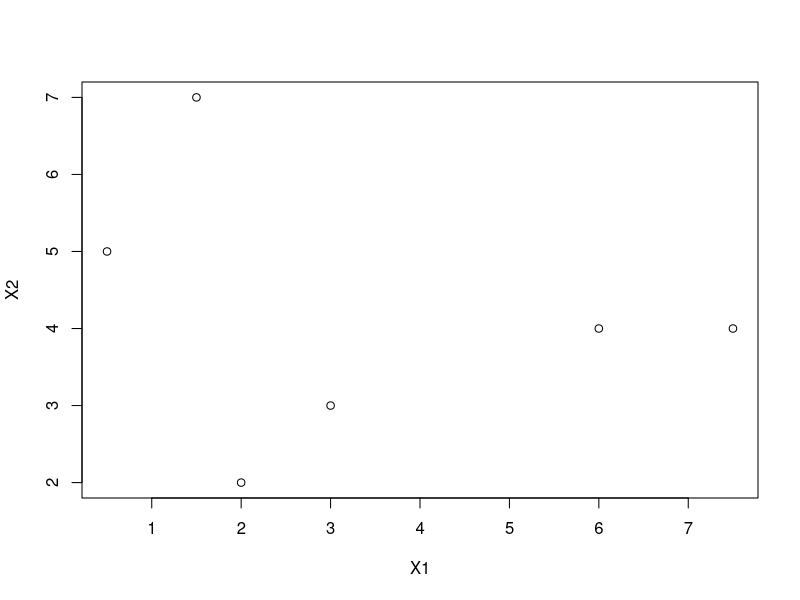

Reproduce this figure in R.
## ---- chunk 1
data <- matrix(c(2,2,7.5,4,3,3,0.5,5,6,4,1.5,7),byrow=TRUE,ncol=2)
colnames(data) <- c("X1","X2")
rownames(data) <- c("w1","w2","w3","w4","w5","w6")
data
## ---- chunk 2
dist_manhattan=dist(data,method="manhattan")
as.matrix(dist_manhattan)
## ---- chunk 3
dist_euclidienne=dist(data,method="euclidean")
as.matrix(dist_euclidienne)
## ---- chunk 4
barycentre<-function(vect){
  return(apply(vect,2,mean))
}
## ---- chunk 5
G1_3<-barycentre(data[c(1,3),])
G4<-data[4,]
G2_5<-barycentre(data[c(2,5),])
G6<-data[6,]
barycentres <- rbind(G1_3,G4,G2_5,G6)
as.matrix(barycentres)
## ---- chunk 6
distance<-function(vect){
  bar<-barycentre(vect)
  vect_2<-rbind(vect,bar)
  z<-dist(vect_2,method = "euclidean")
  return(as.matrix(z))
}
## ---- chunk 7
d1<-distance(data[c(1,3),])
d1
## ---- chunk 8
d2<-distance(data[c(2,5),])
d2
## ---- chunk 9
dist_totale=distance(data)

I_totale=1/6*(sum(dist_totale[,'bar']^2)) # sélectionner la colonne bar
I_totale
## ---- chunk 10
# Méthode prof
n<-nrow(data)
Inertie_total<-sum((distance(data)^2)[n+1,1:n])/n
Inertie_total
## ---- chunk 11
bary_global<-barycentre(data)
bary_global


I_inter<-function(vect,bary){
  n<-nrow(vect)
  vect_2<-rbind(vect,bary)
  Inertie<-sum((distance(vect_2)^2)[6+1,1:n])/6
}
## ---- chunk 12
# barycentre global
G <-barycentre(data)

# Matrice des barycentres
bar <- rbind(G1_3,G4,G2_5,G6,G)
nbar<-nrow(bar)

#distance au carré entre les différents barycentres et le barycentre global
ecarts <-(as.matrix(dist(bar))^2)[nbar,1:nbar-1]

# effectifs de chaque classe
effectifs<-( c(2,1,2,1))

Inertie_inter <- sum(ecarts*effectifs)/sum(effectifs)

temp.1 <- (d1^2)[nrow(d1),1:nrow(d1)-1]

temp.2 <- (d2^2)[nrow(d2),1:nrow(d2)-1]

vect.sum.dist<-rbind(mean(temp.1),0,mean(temp.2),0)

Inertie_intra <- sum(vect.sum.dist*effectifs)/sum(effectifs)
Inertie_intra

Inertie_exp<-(1-(Inertie_intra/Inertie_total))*100
Inertie_exp
## ---- chunk 13
plot(data)
